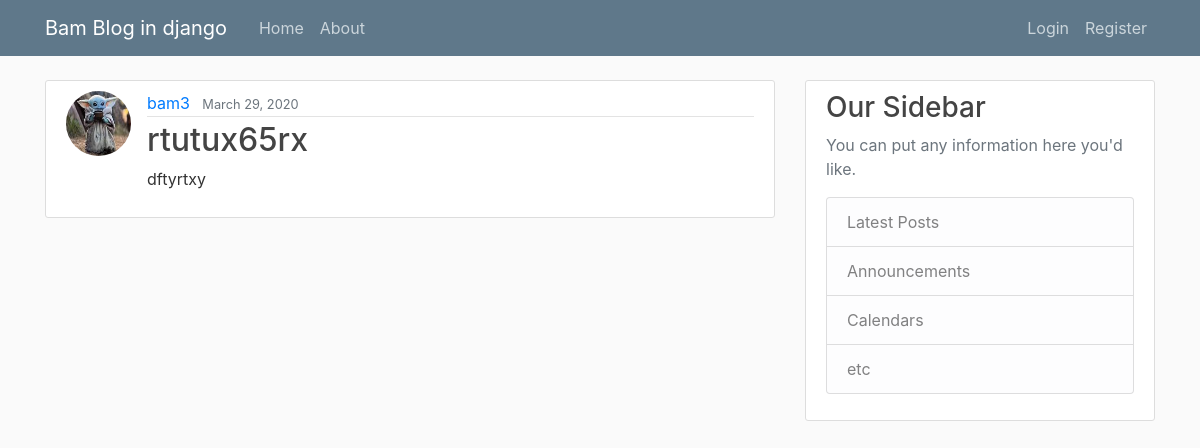
/post/16/, run on the app's committed database.
### blog/models.py (models this page shows, shortened)
class Post(models.Model):
    title=models.CharField(max_length=100)
    content=models.TextField(max_length=1500)
    date_posted=models.DateTimeField(default=timezone.now)
    author=models.ForeignKey(User,on_delete=models.CASCADE)

### users/models.py (models this page shows, shortened)
class Profile(models.Model):
    user=models.OneToOneField(User,on_delete=models.CASCADE)
    image=models.ImageField(default='default.jpg',upload_to='profile_pics')

### blog/views.py (the view)
# urls.py: path('post/<int:pk>/',PostDetailView.as_view(),name='post-detail'),
class PostDetailView(DetailView):
    model=Post
    context_object_name = 'post'

### blog/templates/blog/post_detail.html (shortened to what this page needs)
{% extends 'blog/base.html' %}
{% block content %}
<article class="media content-section">
    <img src="{{post.author.profile.image.url}}" class="rounded-circle article-img">
  <div class="media-body">
    <div class="article-metadata">
      <a class="mr-2" href="{% url 'user-post-list' post.author.username %}">{{ post.author }}</a>
      <small class="text-muted">{{ post.date_posted|date:"F d, Y" }}</small>
    </div>
    <h2 class="article-title">{{ post.title }}</h2>
    <p class="article-content">{{ post.content }}</p>
  </div>
</article>
{% endblock %}

### blog/static/blog/main.css (style rules this page uses)
body { background: #fafafa; color: #333333; margin-top: 5rem; }
h1, h2, h3, h4, h5, h6 { color: #444444; }
.content-section { background: #ffffff; padding: 10px 20px; border: 1px solid #dddddd; border-radius: 3px; margin-bottom: 20px; }
.article-title { color: #444444; }
.article-content { white-space: pre-line; }
.article-img { height: 65px; width: 65px; margin-right: 16px; }
.article-metadata { padding-bottom: 1px; margin-bottom: 4px; border-bottom: 1px solid #e3e3e3 }

### data on the page
Post: author.profile.image (placeholder picture), author "bam3", date_posted "March 29, 2020", title "rtutux65rx", content "dftyrtxy"
